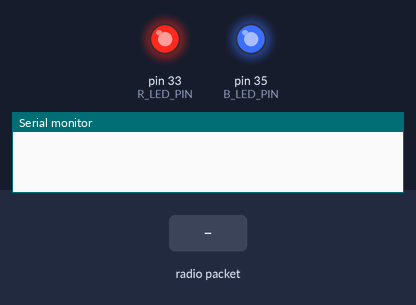
Simulated run of this program. Board: Teensy 4. Parts: output pins drawn as LEDs (lit = HIGH), the last lines printed to the serial monitor. The inputs (shaded band) are chosen by the test bench. No radio packets arrive unless stated; pins used as bus, display or sensor lines are not drawn.

Above: at 0.1 s.
At 1.4 s:
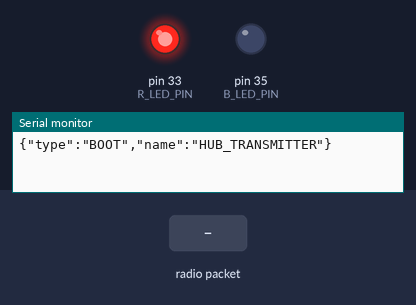
1.5 s: radio packet "1" arrives
At 2.0 s:
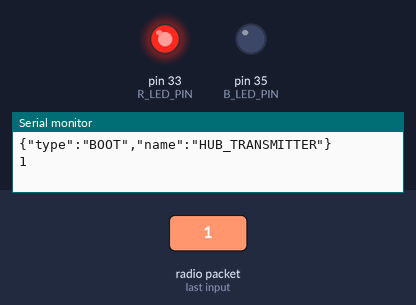
Timing chart, 0 to 4.5 s (numbered marks = the images above; inputs shaded):
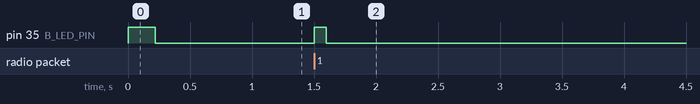

Measured:
- after the input at 1.5 s, pin 35 (B_LED_PIN): LOW → HIGH at once, → LOW 0.10 s later

The program:

main.cpp
```cpp
#include <Arduino.h>
#include <SPI.h>
#include <RH_RF95.h>
#include <ArduinoJson.h>

//PIN Layout
//change
#define RFM95_CS 10
#define RFM95_RST 2
#define RFM95_INT 28

#define R_LED_PIN 33
#define B_LED_PIN 35
#define RF95_FREQ 434.0
String DEVICE_NAME = "HUB_TRANSMITTER";

//Instance of the radio driver
RH_RF95 rf95(RFM95_CS, RFM95_INT);

void sendBootMessage() {
  StaticJsonDocument<200> bootMessage;
  bootMessage["type"] = "BOOT";
  bootMessage["name"] = DEVICE_NAME;

  String jsonStr;
  serializeJson(bootMessage, jsonStr);
  Serial.println(jsonStr);
}

void sendErrorMessage(String errorDescription) {
  StaticJsonDocument<200> errorMessage;
  errorMessage["name"] = DEVICE_NAME;
  errorMessage["type"] = "ERROR";
  errorMessage["description"] = "errorDescription";

  String jsonStr;
  serializeJson(errorMessage, jsonStr);
  Serial.println(jsonStr);
}

void sendSuccessMessage() {
  StaticJsonDocument<200> successMessage;
  successMessage["type"] = "Success";

  String jsonStr;
  serializeJson(successMessage, jsonStr);
  Serial.println(jsonStr);
}

void setup() {

  // LED Setup
  pinMode(R_LED_PIN, OUTPUT);
  pinMode(B_LED_PIN, OUTPUT);

  digitalWrite(R_LED_PIN, HIGH);
  digitalWrite(B_LED_PIN, HIGH);


  //Radio setup
  pinMode(RFM95_RST, OUTPUT);

  digitalWrite(RFM95_RST, HIGH);

  //Waiting For Serial Communication
  while(!Serial){};

  Serial.begin(9600);
  delay(100);

  //manual reset
  digitalWrite(RFM95_RST, LOW);
  delay(10);
  digitalWrite(RFM95_RST, HIGH);
  delay(10);

  //Checking if successful initilization of radio
  bool initFailedSent = false;
  while(!rf95.init()) {
    if(!initFailedSent) {
      sendErrorMessage("LoRa Radio failed to initialize!");
      initFailedSent = true;
    }
  }

  //checking frequency set
  if(! rf95.setFrequency(RF95_FREQ)) {
    sendErrorMessage("Failed to set frequency!");
    while(1);
  }

  rf95.setTxPower(23, false);

  sendBootMessage();
  delay(100);
  digitalWrite(B_LED_PIN, LOW);
}


void loop()
{
  if (rf95.available())
  {
    // Should be a message for us now
    uint8_t buf[RH_RF95_MAX_MESSAGE_LEN];
    uint8_t len = sizeof(buf);

    if (rf95.recv(buf, &len))
    {
      digitalWrite(B_LED_PIN, HIGH);
      buf[len] = '\0';
      // RH_RF95::printBuffer("", buf, len);

      // Serial.print("Got: ");

      Serial.println((char*)buf);
      // Serial.print("RSSI: ");
      // Serial.println(rf95.lastRssi(), DEC);
      delay(100);
      digitalWrite(B_LED_PIN, LOW);
    }
    else
    {
      sendErrorMessage("Failed to read message!");
    }
  } else
  {
    // Serial.println("none");
  }
} 
```
